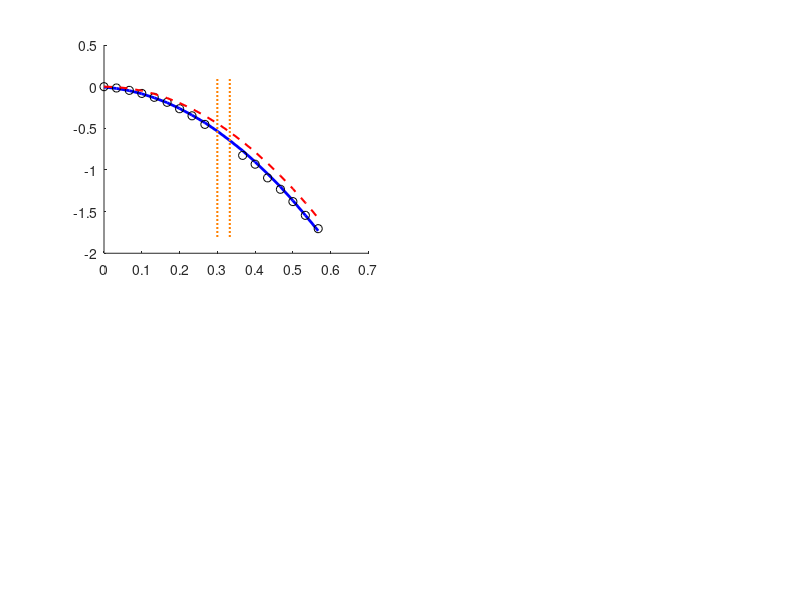

Recreate this plot in MATLAB. (Note: this script raises an error after producing the figure.)
% Plot Kalman Filter Performance
% Compares filter estimates against raw measurements and theoretical trajectory
% Marks occlusion region

clear; clc; close all;

% ===================== Parameters =====================
dt = 0.033;
g = -9.81;  % Gravitational acceleration (negative = downward)
H = [1 0];
R = 0.1^2;  % Measurement uncertainty
SDg = 0.01 * 9.81;  % Standard deviation of acceleration

% State transition and input matrices
F = [1 dt; 0 1];
B = [0.5*dt^2; dt];

% Process noise covariance
sigma2 = SDg^2;
Q = sigma2 * [dt^4/4, dt^3/2; dt^3/2, dt^2];

% ===================== Load Data =====================
% Parse Data points.txt (European decimal format with commas)
fid = fopen('Data points.txt', 'r');

% Skip header
fgetl(fid);  % 'mass A'
fgetl(fid);  % 't x y'

time = [];
y_meas = [];
k = 1;

while ~feof(fid)
    line = fgetl(fid);
    if ischar(line) && ~isempty(line)
        % Replace commas with periods for European decimal format
        line = strrep(line, ',', '.');
        
        % Split by tabs
        parts = strsplit(line, sprintf('\t'));
        parts = parts(~cellfun(@isempty, parts));
        
        if length(parts) >= 1
            t = str2double(parts{1});
            if ~isnan(t)
                time(k) = t;
                
                if length(parts) >= 3 && ~isempty(parts{3})
                    y = str2double(parts{3});
                else
                    y = NaN;  % Missing measurement (occlusion)
                end
                
                y_meas(k) = y;
                k = k + 1;
            end
        end
    end
end
fclose(fid);

time = time';
y_meas = y_meas';

fprintf('Loaded %d measurements\n', length(y_meas));
fprintf('Valid measurements: %d, Occluded: %d\n', sum(~isnan(y_meas)), sum(isnan(y_meas)));

% Identify occlusion region
occlusion_idx = isnan(y_meas);

% ===================== Run Kalman Filter =====================
x = [0; 0];  % Initial state [position; velocity]
P = zeros(2, 2);  % Initial covariance

% Store results
N = length(time);
x_est = zeros(2, N);  % Estimated state [position; velocity]
P_diag = zeros(2, N);  % Diagonal of covariance
y_est = zeros(1, N);  % Estimated position

for k = 1:N
    % Prediction
    x_pred = F * x + B * g;
    P_pred = F * P * F' + Q;
    
    % Update (if measurement available)
    if ~isnan(y_meas(k))
        % Kalman gain
        S = H * P_pred * H' + R;
        K = P_pred * H' / S;
        
        % Innovation
        y_innov = y_meas(k) - H * x_pred;
        
        % Update
        x = x_pred + K * y_innov;
        P = (eye(2) - K * H) * P_pred;
    else
        % No measurement, just prediction
        x = x_pred;
        P = P_pred;
    end
    
    % Store
    x_est(:, k) = x;
    P_diag(:, k) = diag(P);
    y_est(k) = x(1);
end

% ===================== Theoretical Trajectory =====================
% Pure physics: x(t) = x0 + v0*t + 0.5*g*t^2
% Starting from x0=0, v0=0
y_theory = 0.5 * g * time.^2;

% ===================== Create Plots =====================
figure('Position', [100 100 1200 800]);

% Plot 1: Position trajectory
subplot(2, 2, 1);
hold on;
plot(time, y_est, 'b-', 'LineWidth', 2, 'DisplayName', 'Kalman Filter Estimate');
plot(time(~occlusion_idx), y_meas(~occlusion_idx), 'ko', 'MarkerSize', 6, ...
    'DisplayName', 'Raw Measurements');
plot(time, y_theory, 'r--', 'LineWidth', 1.5, 'DisplayName', 'Theoretical (gravity only)');

% Mark occlusion region
if any(occlusion_idx)
    occlusion_times_unique = unique(time(occlusion_idx));
    for t_occ = occlusion_times_unique'
        plot([t_occ t_occ], [min(y_meas(~isnan(y_meas)))-0.1, max(y_meas(~isnan(y_meas)))+0.1], ...
            'color', [1 0.5 0], 'LineStyle', ':', 'LineWidth', 1.5);
    end
    % Add text for occlusion
    ax = gca;
    yrange = ax.YLim;
    text(mean(occlusion_times_unique), yrange(2)*0.95, 'Occlusion', ...
        'HorizontalAlignment', 'center', 'BackgroundColor', 'yellow', 'FontSize', 10);
end

grid on;
xlabel('Time (s)');
ylabel('Position (m)');
title('Trajectory Estimate vs Raw Measurements vs Theory');
legend('Location', 'best');
hold off;

% Plot 2: Velocity estimate
subplot(2, 2, 2);
v_est = x_est(2, :);
plot(time, v_est, 'b-', 'LineWidth', 2);
grid on;
xlabel('Time (s)');
ylabel('Velocity (m/s)');
title('Estimated Velocity');

% Plot 3: Position estimation error
subplot(2, 2, 3);
error = y_est - y_meas;
plot(time(~occlusion_idx), error(~occlusion_idx), 'ko-', 'MarkerSize', 5);
grid on;
xlabel('Time (s)');
ylabel('Error (m)');
title('Position Estimation Error (Estimate - Measurement)');

% Plot 4: Covariance (uncertainty)
subplot(2, 2, 4);
plot(time, sqrt(P_diag(1, :)), 'b-', 'LineWidth', 2, 'DisplayName', 'Position std dev');
plot(time, sqrt(P_diag(2, :)), 'r-', 'LineWidth', 2, 'DisplayName', 'Velocity std dev');
grid on;
xlabel('Time (s)');
ylabel('Standard Deviation');
title('Filter Uncertainty (std dev)');
legend('Location', 'best');

sgtitle('Kalman Filter Performance Evaluation');

% Save figure
savefig('kalman_filter_performance.fig');
print('kalman_filter_performance.png', '-dpng', '-r150');

fprintf('\nPlots saved:\n');
fprintf('  kalman_filter_performance.fig\n');
fprintf('  kalman_filter_performance.png\n');

% ===================== Statistics =====================
fprintf('\n=== Performance Statistics ===\n');
fprintf('Mean position error: %.6f m\n', mean(error(~isnan(error))));
fprintf('RMS position error: %.6f m\n', sqrt(mean(error(~isnan(error)).^2)));
fprintf('Max position error: %.6f m\n', max(abs(error(~isnan(error)))));
fprintf('Occlusion duration: %.3f s\n', (length(unique(time(isnan(y_meas)))) * dt));
